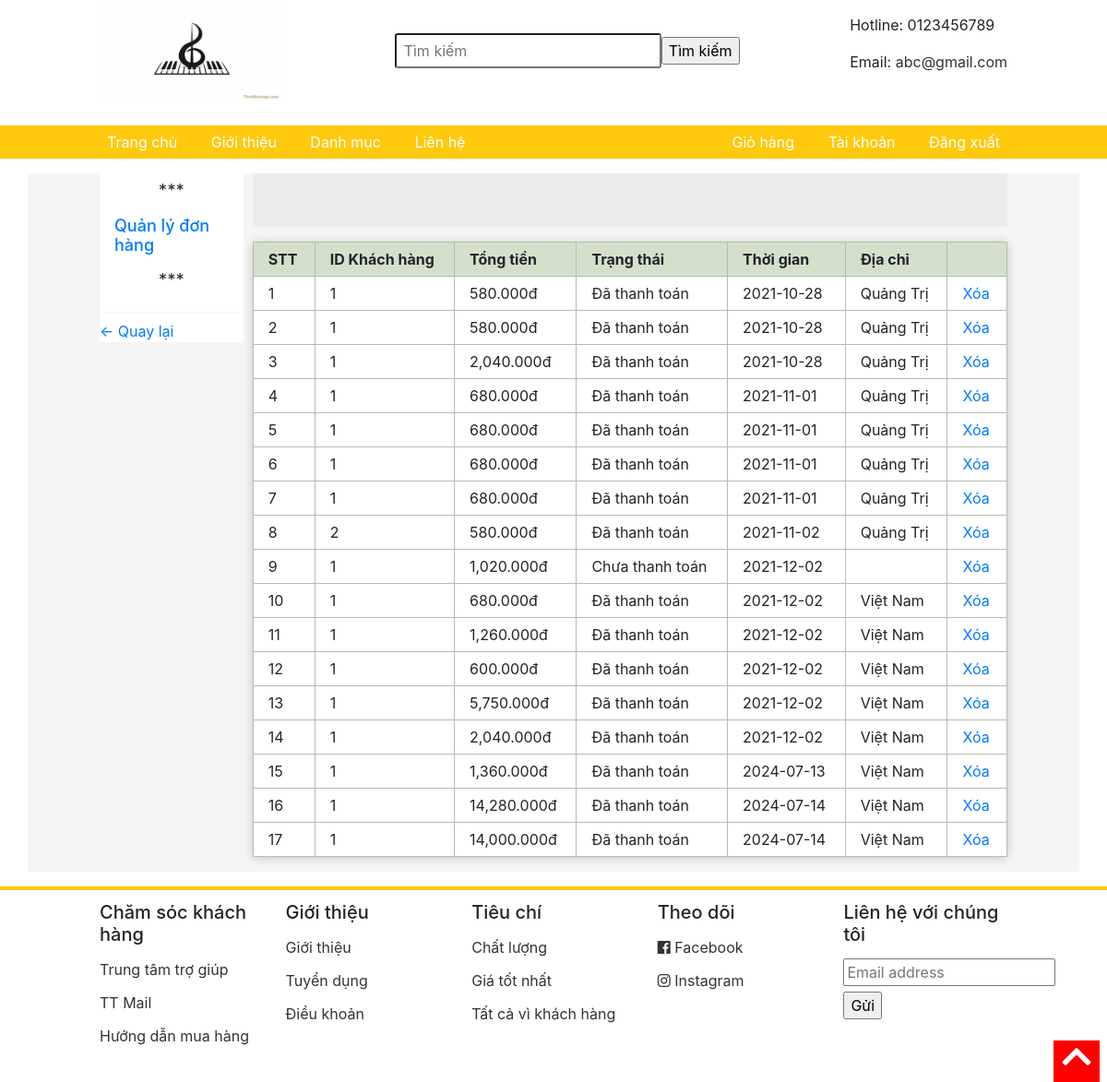
Page /donhang/quanlydh.php (signed in) on the committed database.
### tables this page shows
CREATE TABLE `donhang` (
  `id` int NOT NULL,
  `iduser` int NOT NULL,
  `tongtien` int NOT NULL,
  `trangthai` varchar(100) NOT NULL,
  `ngaymua` date NOT NULL,
  `diachi` varchar(100) NOT NULL
);

### donhang/quanlydh.php (the view, shortened to what this page needs)
<html>
<head>
	<link rel="stylesheet" type="text/css" href="../css/grid.css">
	<link rel="stylesheet" type="text/css" href="../css/responsive.css">
	<link rel="stylesheet" type="text/css" href="../main.css">
	<link rel="stylesheet" href="https://use.fontawesome.com/releases/v5.7.0/css/all.css">
	<link rel="stylesheet" href="https://maxcdn.bootstrapcdn.com/bootstrap/4.5.2/css/bootstrap.min.css">
</head>
<body>
<form action="timkiem.php" method="POST">
	<div class="app">
		<div class="header">
			<div class="grid wide">
				<div class="header-main">
					<div class="logo">
						<a href="../index.php"><img src="../img/logo2.jpg" width="200" height="110"></a>
					</div>
					<div class="search">
						<input type="text" name="s" class="search-bar" placeholder="Tìm kiếm">
						<input type="submit" value="Tìm kiếm">
					</div>
					<div class="contact">
						<p>Hotline: 0123456789</p>
						<p>Email: <a href="mailto:TT Shoesshop@gmail.com" style="color: #333;">abc@gmail.com</a></p>
					</div>
				</div>
			</div>
		</div>
		</form>
		<div class="navigation-bar">
			<ul class="navbar-list">
				<li class="navbar-item"><a href="index.php" class="navbar-link">Trang chủ</a></li>
				<li class="navbar-item"><a href="./pages/gioithieu.php" class="navbar-link">Giới thiệu</a></li>
				<li class="navbar-item navbar-item-category">
					<a href="" class="navbar-link">Danh mục</a>
				</li>
				<li class="navbar-item"><a href="../pages/lienhe.php" class="navbar-link">Liên hệ</a></li>
			</ul>
			<ul class="navbar-list">
				<li class="navbar-item"><a href="../pages/giohang.php" class="navbar-link">Giỏ hàng</a></li>
				<li class="navbar-item"><a href="../taikhoan.php" class="navbar-link">Tài khoản</a></li>
				<li class="navbar-item"><a href="../pages/dangxuat.php" class="navbar-link">Đăng xuất</a></li>
			</ul>
		</div>
		<div class="container">
			<div class="grid wide">
				<div class="row sm-gutter grid-content">
					<div class="column l-2 me-0 s-0">
						<nav class="category">
							<h3 class="category-heading">
								<p align="center">***</p>
								<a href="" >Quản lý đơn hàng</a>
								<p align="center">***</p>
							</h3>
							<ul class="category-list">
								<li class="category-item category-item--active">
									<a href="../admin.php" ><- Quay lại </a>
								</li>
							</ul>
						</nav>
					</div>
					<div class="column l-10 me-12 s-12">
						<div class="home-filter">
							<button class="home-filter-btn btn"></button>
							<button class="home-filter-btn btn btn--active"></button>
							<button class="home-filter-btn btn"></button>
						</div>
<div class="page">
<table class="layout display responsive-table">
<thead>
<tr>
	<th>STT</th>
	<th >ID Khách hàng</th>
	<th >Tổng tiền</th>
	<th >Trạng thái</th>
	<th >Thời gian</th>
	<th >Địa chỉ</th>
	<th colspan="2"></th>
</tr>
</thead>
<tbody>
<?php
			$conn =	mysqli_connect("localhost", "root", "", "dacs2");
			$sql= "SELECT * FROM donhang ";
			$ketqua = mysqli_query($conn, $sql);
			$stt = 1;
			while ($row = mysqli_fetch_array($ketqua)) {
				echo "<tr>";
				echo "<td>".$stt."</td>";
				echo "<td>".$row['iduser']."</td>";
                echo "<td>".number_format($row['tongtien'],3)."đ</td>";
				echo "<td>".$row['trangthai']."</td>";
				echo "<td>".$row['ngaymua']."</td>";
                echo "<td>".$row['diachi']."</td>";
				echo '<td><a href=" xoadh.php?id= '.$row['id'].'">Xóa</a></td>';
				echo "</tr>";
				$stt++;
			}
		?>
</tbody>
</table>
</div>
								</div>
								</div>
							</div>
						</div>
		<div class="footer">
			<div class="grid wide">
				<div class="row">
					<div class="column l-2-4 me-4 s-6">
						<h3 class="footer__heading">Chăm sóc khách hàng</h3>
						<ul class="footer-list">
							<li class="footer-item">
								<a href="" class="footer-item-link">Trung tâm trợ giúp</a>
							</li>
							<li class="footer-item">
								<a href="" class="footer-item-link">TT Mail</a>
							</li>
							<li class="footer-item">
								<a href="" class="footer-item-link">Hướng dẫn mua hàng</a>
							</li>
						</ul>
					</div>
					<div class="column l-2-4 me-4 s-6">
						<h3 class="footer__heading">Giới thiệu</h3>
						<ul class="footer-list">
							<li class="footer-item">
								<a href="" class="footer-item-link">Giới thiệu</a>
							</li>
							<li class="footer-item">
								<a href="" class="footer-item-link">Tuyển dụng</a>
							</li>
							<li class="footer-item">
								<a href="" class="footer-item-link">Điều khoản</a>
							</li>
						</ul>
					</div>
					<div class="column l-2-4 me-4 s-6">
						<h3 class="footer__heading">Tiêu chí</h3>
						<ul class="footer-list">
							<li class="footer-item">
								<a  class="footer-item-link">Chất lượng</a>
							</li>
							<li class="footer-item">
								<a  class="footer-item-link">Giá tốt nhất</a>
							</li>
							<li class="footer-item">
								<a  class="footer-item-link">Tất cả vì khách hàng</a>
							</li>
						</ul>
					</div>
					<div class="column l-2-4 me-4 s-6">
						<h3 class="footer__heading">Theo dõi</h3>
						<ul class="footer-list">
							<li class="footer-item">
								<a href="" class="footer-item-link">
									<i class="fab fa-facebook"></i>
									Facebook
								</a>
							</li>
							<li class="footer-item">
								<a href="" class="footer-item-link">
									<i class="fab fa-instagram"></i>
									Instagram
								</a>
							</li>
						</ul>
					</div>
					<div class="column l-2-4 me-4 s-6">
						<h3 class="footer__heading">Liên hệ với chúng tôi</h3>
						<input class="footer__input" type="text" placeholder="Email address">
						<input type="submit" value="Gửi">
					</div>
				</div>
			</div>
		</div>
		<div class="scroll-to-top" onclick="scrollToTop();">
			<i class="scroll-to-top-icon fas fa-chevron-up"></i>
		</div>
</body>
</html>

### css/grid.css (style rules this page uses)
.grid { width: 100%; display: block; padding: 0; }
.grid.wide { max-width: 1200px; margin: 0 auto; }
.row { display: flex; flex-wrap: wrap; margin-left: -4px; margin-right: -4px; }
.column { padding-left: 4px; padding-right: 4px; }
.s-0 { display: none; }
.s-6 { flex: 0 0 50%; max-width: 50%; }
.s-12 { flex: 0 0 100%; max-width: 100%; }
@media (min-width: 740px) { .row { margin-left: -8px; margin-right: -8px; } }
@media (min-width: 740px) { .column { padding-left: 8px; padding-right: 8px; } }
@media (min-width: 740px) { .me-0 { display: none; } }
@media (min-width: 740px) { .me-1, .me-2, .me-3, .me-4, .me-5, .me-6, .me-7, .me-8, .me-9, .me-10, .me-11, .me-12 { display: block; } }
@media (min-width: 740px) { .me-4 { flex: 0 0 33.33333%; max-width: 33.33333%; } }
@media (min-width: 740px) { .me-12 { flex: 0 0 100%; max-width: 100%; } }
@media (min-width: 1113px) { .row { margin-left: -12px; margin-right: -12px; } }
@media (min-width: 1113px) { .row.sm-gutter { margin-left: -5px; margin-right: -5px; } }
@media (min-width: 1113px) { .column { padding-left: 12px; padding-right: 12px; } }
@media (min-width: 1113px) { .row.sm-gutter .column { padding-left: 5px; padding-right: 5px; } }
@media (min-width: 1113px) { .l-1, .l-2, .l-2-4, .l-3, .l-4, .l-5, .l-6, .l-7, .l-8, .l-9, .l-10, .l-11, .l-12 { display: block; } }
@media (min-width: 1113px) { .l-2 { flex: 0 0 16.66667% !important; max-width: 16.66667%; } }
@media (min-width: 1113px) { .column.l-2-4 { flex: 0 0 20%; max-width: 20%; } }
@media (min-width: 1113px) { .l-10 { flex: 0 0 83.33333%; max-width: 83.33333%; } }
@media (min-width: 1024px) and (max-width: 1239px) { .wide { width: 984px; } }
@media (min-width: 1024px) and (max-width: 1239px) { .wide .row { margin-left: -12px; margin-right: -12px; } }
@media (min-width: 1024px) and (max-width: 1239px) { .wide .row.sm-gutter { margin-left: -5px; margin-right: -5px; } }
@media (min-width: 1024px) and (max-width: 1239px) { .wide .column { padding-left: 12px; padding-right: 12px; } }
@media (min-width: 1024px) and (max-width: 1239px) { .wide .row.sm-gutter .column { padding-left: 5px; padding-right: 5px; } }
@media (min-width: 1024px) and (max-width: 1239px) { .wide .l-1, .wide .l-2, .wide .l-2-4, .wide .l-3, .wide .l-4, .wide .l-5, .wide .l-6, .wide .l-7, .wide .l-8, .wide .l-9, .wide .l-10, .wide .l-11, .wide .l-12 { display: block; } }
@media (min-width: 1024px) and (max-width: 1239px) { .wide .l-2 { flex: 0 0 16.66667%; max-width: 16.66667%; } }
@media (min-width: 1024px) and (max-width: 1239px) { .wide .l-2-4 { flex: 0 0 20%; max-width: 20%; } }
@media (min-width: 1024px) and (max-width: 1239px) { .wide .l-10 { flex: 0 0 83.33333%; max-width: 83.33333%; } }

### donhang/quanlydh.php (style rules this page uses)
.page { max-width: 60em; margin: 0 auto; }
table th, table td { text-align: left; }
table.layout { width: 100%; border-collapse: collapse; }
table.display { margin: 1em 0; }
table.display th, table.display td { border: 1px solid #B3BFAA; padding: .5em 1em; }
table.display th { background: #D5E0CC; }
table.display td { background: #fff; }
table.responsive-table { box-shadow: 0 1px 10px rgba(0, 0, 0, 0.2); }

### rows in the picture
donhang: iduser "1", tongtien "580.000", trangthai "Đã thanh toán", ngaymua "2021-10-28", diachi "Quảng Trị"
donhang: iduser "1", tongtien "580.000", trangthai "Đã thanh toán", ngaymua "2021-10-28", diachi "Quảng Trị"
donhang: iduser "1", tongtien "2,040.000", trangthai "Đã thanh toán", ngaymua "2021-10-28", diachi "Quảng Trị"
donhang: iduser "1", tongtien "680.000", trangthai "Đã thanh toán", ngaymua "2021-11-01", diachi "Quảng Trị"
donhang: iduser "1", tongtien "680.000", trangthai "Đã thanh toán", ngaymua "2021-11-01", diachi "Quảng Trị"
donhang: iduser "1", tongtien "680.000", trangthai "Đã thanh toán", ngaymua "2021-11-01", diachi "Quảng Trị"
donhang: iduser "1", tongtien "680.000", trangthai "Đã thanh toán", ngaymua "2021-11-01", diachi "Quảng Trị"
donhang: iduser "2", tongtien "580.000", trangthai "Đã thanh toán", ngaymua "2021-11-02", diachi "Quảng Trị"
donhang: iduser "1", tongtien "1,020.000", trangthai "Chưa thanh toán", ngaymua "2021-12-02"
donhang: iduser "1", tongtien "680.000", trangthai "Đã thanh toán", ngaymua "2021-12-02", diachi "Việt Nam"
donhang: iduser "1", tongtien "1,260.000", trangthai "Đã thanh toán", ngaymua "2021-12-02", diachi "Việt Nam"
donhang: iduser "1", tongtien "600.000", trangthai "Đã thanh toán", ngaymua "2021-12-02", diachi "Việt Nam"
donhang: iduser "1", tongtien "5,750.000", trangthai "Đã thanh toán", ngaymua "2021-12-02", diachi "Việt Nam"
donhang: iduser "1", tongtien "2,040.000", trangthai "Đã thanh toán", ngaymua "2021-12-02", diachi "Việt Nam"
donhang: iduser "1", tongtien "1,360.000", trangthai "Đã thanh toán", ngaymua "2024-07-13", diachi "Việt Nam"
donhang: iduser "1", tongtien "14,280.000", trangthai "Đã thanh toán", ngaymua "2024-07-14", diachi "Việt Nam"
donhang: iduser "1", tongtien "14,000.000", trangthai "Đã thanh toán", ngaymua "2024-07-14", diachi "Việt Nam"
